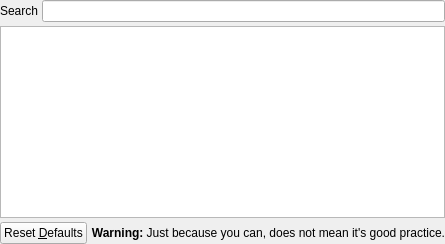
        <widget class="QWidget" name="waveforms">
         <attribute name="title">
          <string>Waveforms</string>
         </attribute>
         <layout class="QVBoxLayout" name="verticalLayout_8">
          <property name="spacing">
           <number>4</number>
          </property>
          <property name="leftMargin">
           <number>0</number>
          </property>
          <property name="topMargin">
           <number>0</number>
          </property>
          <property name="rightMargin">
           <number>0</number>
          </property>
          <property name="bottomMargin">
           <number>0</number>
          </property>
          <item>
           <layout class="QHBoxLayout" name="horizontalLayout_21">
            <item>
             <widget class="QLabel" name="label_55">
              <property name="text">
               <string>Search</string>
              </property>
             </widget>
            </item>
            <item>
             <widget class="QLineEdit" name="waveSearch"/>
            </item>
           </layout>
          </item>
          <item>
           <widget class="QTreeView" name="waveView">
            <property name="sizePolicy">
             <sizepolicy hsizetype="Expanding" vsizetype="Expanding">
              <horstretch>0</horstretch>
              <verstretch>0</verstretch>
             </sizepolicy>
            </property>
           </widget>
          </item>
          <item>
           <layout class="QHBoxLayout" name="horizontalLayout_22">
            <item>
             <widget class="QPushButton" name="resetWaveformChannels">
              <property name="sizePolicy">
               <sizepolicy hsizetype="Minimum" vsizetype="Minimum">
                <horstretch>0</horstretch>
                <verstretch>0</verstretch>
               </sizepolicy>
              </property>
              <property name="text">
               <string>Reset &amp;Defaults</string>
              </property>
             </widget>
            </item>
            <item>
             <widget class="QLabel" name="waveformsWarningLabel">
              <property name="sizePolicy">
               <sizepolicy hsizetype="Expanding" vsizetype="Preferred">
                <horstretch>0</horstretch>
                <verstretch>0</verstretch>
               </sizepolicy>
              </property>
              <property name="text">
               <string>&lt;html&gt;&lt;head/&gt;&lt;body&gt;&lt;p&gt;&lt;span style=&quot; font-weight:600;&quot;&gt;Warning: &lt;/span&gt;Just because you can, does not mean it's good practice.&lt;/p&gt;&lt;/body&gt;&lt;/html&gt;</string>
              </property>
              <property name="alignment">
               <set>Qt::AlignRight|Qt::AlignTrailing|Qt::AlignVCenter</set>
              </property>
             </widget>
            </item>
           </layout>
          </item>
         </layout>
        </widget>
